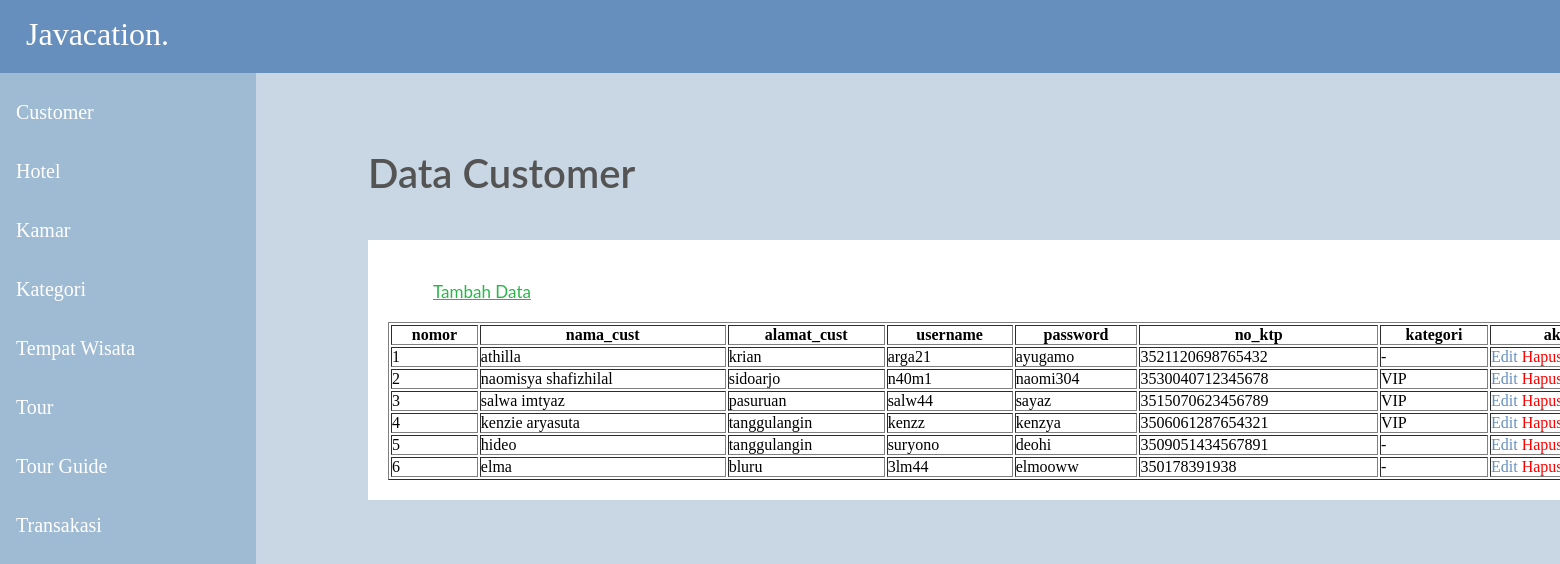
Screenshot of /admin/customer.php with the database file from the repository.
### tables this page shows
CREATE TABLE `customer` (
  `nama_cust` varchar(255) NOT NULL,
  `alamat_cust` varchar(255) NOT NULL,
  `username` varchar(255) NOT NULL,
  `password` varchar(50) NOT NULL,
  `id` int(50) NOT NULL,
  `no_ktp` varchar(50) NOT NULL,
  `kategori` varchar(50) DEFAULT NULL
);

### admin/customer.php (the view, shortened to what this page needs)
<!DOCTYPE html>
<html lang="en">
<head>
    <link rel="stylesheet" href="style4.css">
</head>
<body>
<div class="customer">
                    <div class="logo"><a href='customer.php'>Javacation.</a></div>
    <ul>
    <li><a href="customer.php">Customer</a></li>
    <li><a href="hotel.php">Hotel</a></li>
    <li><a href="kamar.php">Kamar</a></li>
    <li><a href="kategori.php">Kategori</a></li>
    <li><a href="tempat_wisata.php">Tempat Wisata</a></li>
    <li><a href="tour.php">Tour</a></li>
    <li><a href="tour_guide.php">Tour Guide</a></li>
    <li><a href="transaksi.php">Transakasi</a></li>
    </ul>
        <h3>Data Customer</h3>
        <div class="table">
        <table border="1">
            <tr>
                <th>nomor</th>
                <th>nama_cust</th>
                <th>alamat_cust</th>
                <th>username</th>
                <th>password</th>
                <th>no_ktp</th>
                <th>kategori</th>
                <th>aksi</th>
            </tr>
            <p><a href="add_customer.php">Tambah Data</a></p>
            </div>
            <?php
            $host = new mysqli("localhost","root","","pariwisata");
            $query_mysql = mysqli_query($host,"SELECT * FROM customer");
            $nomor=1;
            while($data = mysqli_fetch_array($query_mysql)){
            ?>
            <tr>
                <td><?php echo $nomor++; ?></td>
                <td><?php echo $data['nama_cust']; ?></td>
                <td><?php echo $data['alamat_cust']; ?></td>
                <td><?php echo $data['username']; ?></td>
                <td><?php echo $data['password']; ?></td>
                <td><?php echo $data['no_ktp']; ?></td>
                <td><?php echo $data['kategori']; ?></td>
                <td>
                    <a href="edit-customer.php?edit=<?php echo $data['id']; ?>" class="edit">Edit</a>
                    <a href="delete-customer.php?hapus=<?php echo $data['id']; ?>" class="delete"
                    onclick="return confirm('Yakin Ingin Menghapus?')">Hapus</a>
                </td>
            </tr>
            <?php } ?>
        </div>
        </body>
</html>

### admin/style4.css (style rules this page uses)
* { padding: 0; margin: 0; }
.customer { position: relative; width: 1280px; height: 864px; }
.logo { position: absolute; width: 1736px; height: 73px; left: 0px; top: 0px; background: #668FBE; }
.logo a { position: absolute; width: 168px; height: 43px; left: 26px; top: 13px; text-decoration: none; font-family: 'Prata'; font-style: normal; font-weight: 400; font-size: 32px; line-height: 43px; color: #FFFFFF; }
body { position: relative; width: 1280px; height: 832px; background: #C9D7E4; }
ul { list-style-type: none; margin-top: 73px; padding: 0; width: 20%; background-color: #9FBAD3; position: absolute; height: 300%; overflow: auto; }
li a { margin-top: 20px; display: block; color: #FFFFFF; padding: 8px 16px; text-decoration: none; font-family: 'Andika'; font-style: normal; font-weight: 400; font-size: 20px; }
h3 { position: absolute; width: 300px; height: 48px; left: 368px; top: 149px; font-family: 'Lato', sans-serif; font-style: normal; font-weight: 600; font-size: 40px; color: #555454; }
.table { position: relative; display: flex; left: 368px; top: 240px; flex-direction: column; padding-left: 20px; padding-right: 20px; padding-bottom: 20px; background: white; }
.table p { position: relative; width: 150px; height: 42px; left: 45px; top: 40px; font-family: 'Lato',sans-serif; font-style: normal; font-weight: 400; font-size: 17px; line-height: 24px; padding-bottom: 40px; text-decoration-line: underline; color: #2BB449; }
.table p a { color: #2BB449; }
.edit { text-decoration: none; color: #668FBE; }
.delete { text-decoration: none; color: #FF0000; }

### rows the page displays
customer: nama_cust "athilla", alamat_cust "krian", username "arga21", password "ayugamo", no_ktp "3521120698765432", kategori "-"
customer: nama_cust "naomisya shafizhilal", alamat_cust "sidoarjo", username "n40m1", password "naomi304", no_ktp "3530040712345678", kategori "VIP"
customer: nama_cust "salwa imtyaz", alamat_cust "pasuruan", username "salw44", password "sayaz", no_ktp "3515070623456789", kategori "VIP"
customer: nama_cust "kenzie aryasuta", alamat_cust "tanggulangin", username "kenzz", password "kenzya", no_ktp "3506061287654321", kategori "VIP"
customer: nama_cust "hideo", alamat_cust "tanggulangin", username "suryono", password "deohi", no_ktp "3509051434567891", kategori "-"
customer: nama_cust "elma", alamat_cust "bluru", username "3lm44", password "elmooww", no_ktp "350178391938", kategori "-"
